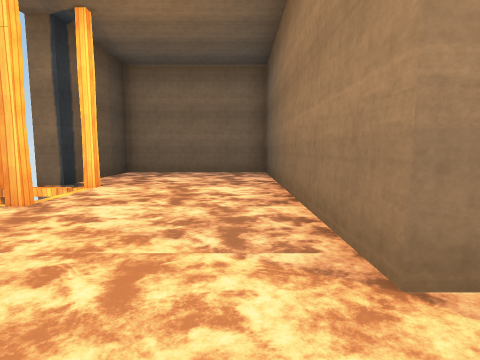
View 1 (above)

14 first-person views from a walk through a 3-D level made in the Unity game engine. The camera is 1.3 m above the floor, tilts 6° down and sees 80° across. The floor is counted in squares, 2 m on a side. Each view is taken from the middle of a square. On the plan, view 1 faces up. The plan holds only what a view shows up to about 9 squares ahead; the rest is blank. Some animated figures are left out. Some surface patterns are stand-ins.

View 2
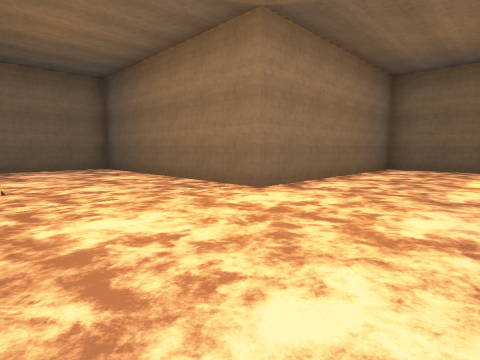

View 3
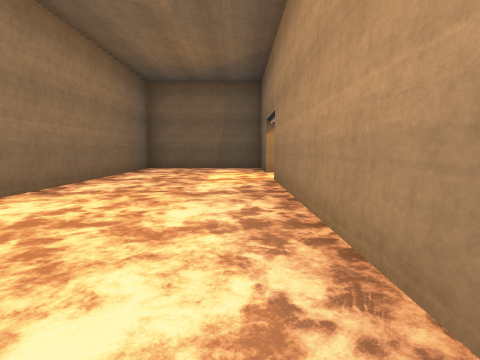

View 4
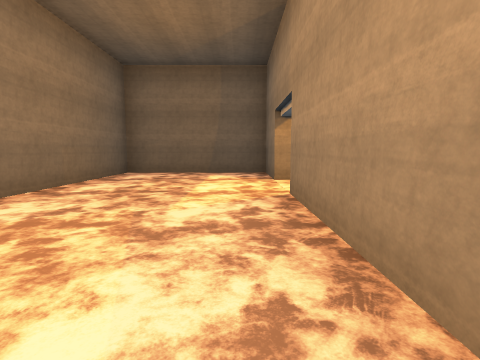

View 5
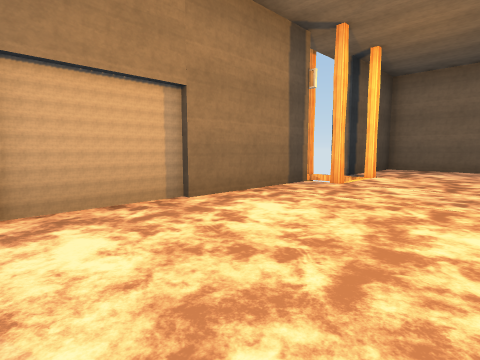

View 6
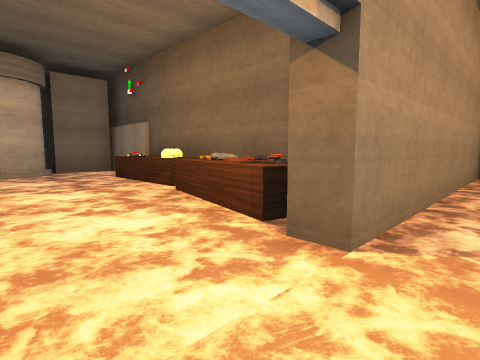

View 7
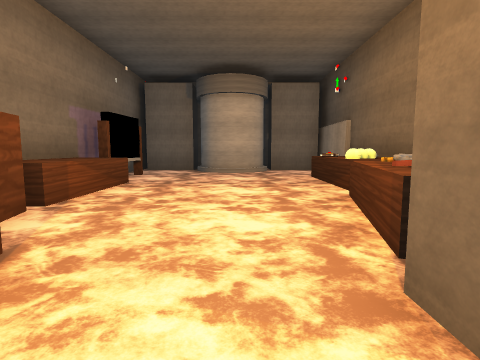

View 8
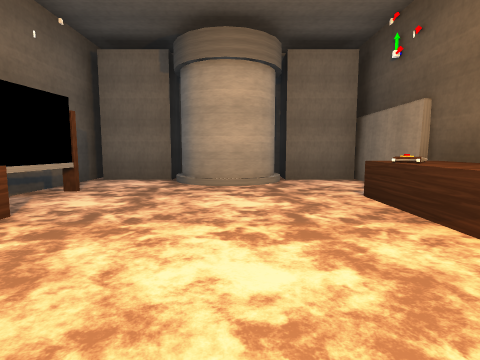

View 9
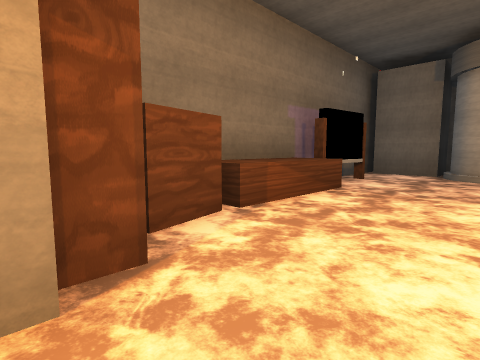

View 10
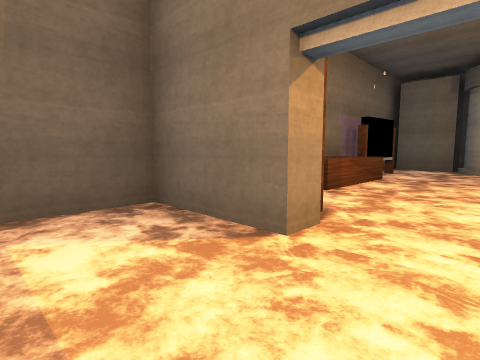

View 11
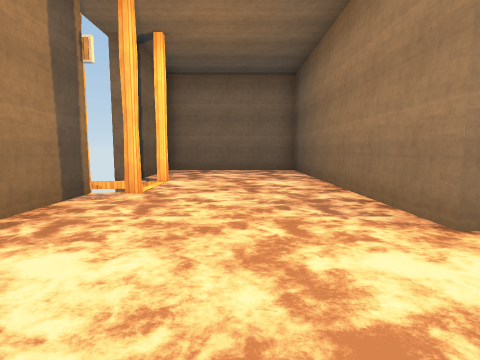

View 12
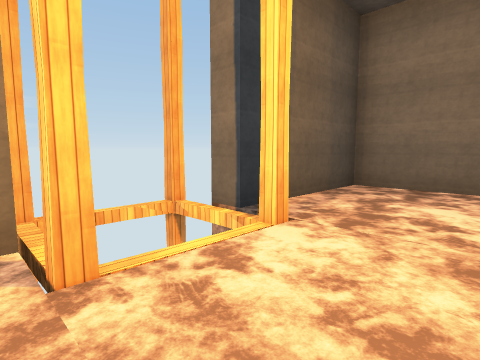

View 13
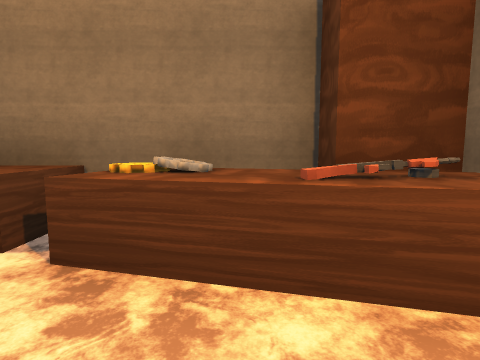

View 14
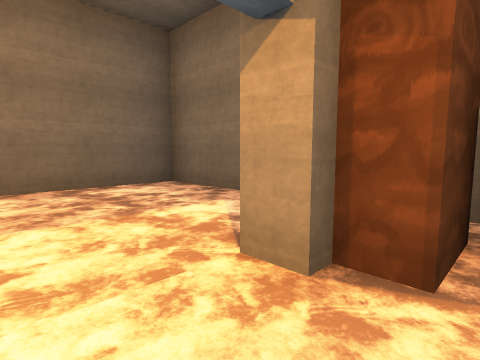

### Floor plan
Points are (right, up) in squares from view 1. A wall is a line through its corners. A room is listed if a view was taken in it or the views show most of it. See-through windows are left out.
Room 1 (views 1, 2, 3, 4, 5, 6, 7, 10, 11, 12)
walls: (-3.2, 2.5) (-3.2, -2.8) (3.2, -2.8); (5.2, -2.8) (7.2, -2.8) (7.2, 1.2) (0.8, 1.2) (0.8, 8.3) (-3.2, 8.3) (-3.2, 5.4)
low walls: (2.7, -3.6) (3, -3.7)
ways out: opening at (4.5, -3) to room 2
objects: other object (-4, 3); other object (-4, 5) to (-3, 5); other object (-3, 3)
Room 2 (views 8, 9, 13, 14)
walls: (3.8, -10.3) (4.4, -10.2) (4.8, -10.4) (5.1, -10.7); (1.7, -4.2) (1.2, -4.2) (1.2, -11.3); (3.4, -10.7) (3.7, -10.4) (3.9, -10.3); (5.2, -3.4) (5.2, -2.8); (6.5, -3.8) (5.5, -3.7) (5.5, -3.2); (3.2, -2.8) (3.2, -3.2); (5.5, -11.3) (7, -11.3); (1.4, -11.3) (3, -11.3) (3, -12.2); (7.2, -12) (7.2, -5.8)
low walls: (6.2, -7.9) (6.2, -5.3) (6.6, -5.3); (3, -3.7) (2.6, -5.6); (1.4, -10.8) (1.4, -11.3)
ways out: opening at (4.5, -3) to room 1
objects: other object (2, -9) to (2, -8); other object (2, -7); other object (2, -6); gun (2, -4); other object (7, -9)

Positions as (right, up) in squares from view 1, and headings:
1: (0, 0), facing up
2: (-3, -2), facing up-right
3: (-3, -2), facing right
4: (-1, -2), facing right
5: (0, -2), facing up-left
6: (5, -2), facing down-left
7: (4, -2), facing down
8: (4, -5), facing down
9: (4, -3), facing down-right
10: (4, -1), facing down-right
11: (-1, -1), facing up
12: (-1, 3), facing up-left
13: (4, -5), facing left
14: (4, -4), facing up-right
